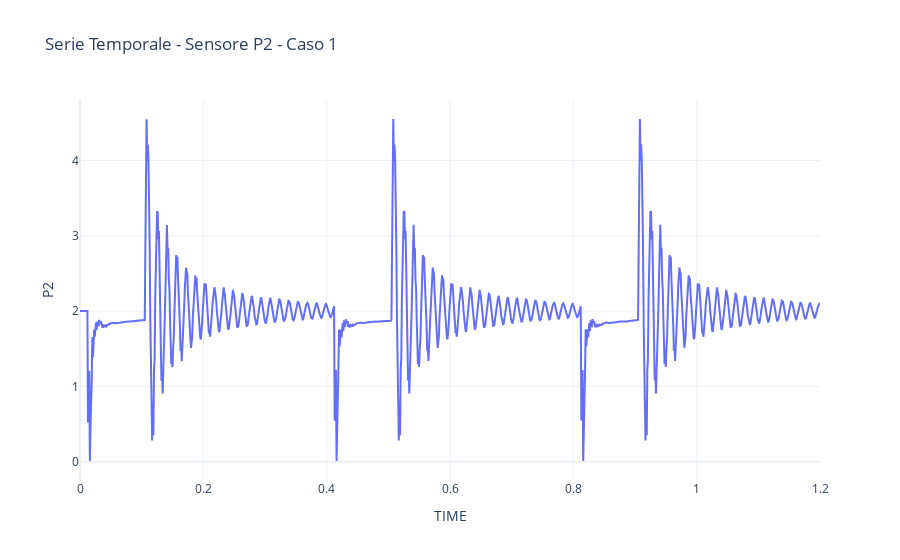

Notebook source saved alongside this figure:
### Markdown cell above
# Visualizzazione per Sensore e Caso

### Code cell
# Selezione di un sensore specifico (scegliamo il primo sensore disponibile)
sensore_selezionato = df_train.columns[2]  # Ignoriamo TIME e Case

# Selezione di un solo caso tra i 178 disponibili
caso_selezionato = 1  # Cambia questo valore per selezionare un altro caso
df_caso = df_train[df_train["Case"] == caso_selezionato]

# Creazione del grafico a linee con Plotly
fig = go.Figure()

fig.add_trace(go.Scatter(
    x=df_caso["TIME"],
    y=df_caso[sensore_selezionato],
    mode='lines',
    name=sensore_selezionato
))

fig.update_layout(
    title=f"Serie Temporale - Sensore {sensore_selezionato} - Caso {caso_selezionato}",
    xaxis_title="TIME",
    yaxis_title=sensore_selezionato,
    template="plotly_white"
)

# Mostra il grafico
fig.show()

### Figure 1 — Plotly figure (JSON) as saved in the notebook; plotly's stock layout.template omitted (floating-point values rounded to 4 significant figures; data arrays with more than 128 entries replaced by an {"elided": "..."} marker saying what was removed)
{"data": [{"mode": "lines", "name": "P2", "type": "scatter", "x": {"elided": "1201 float values"}, "y": {"elided": "1201 float values"}}], "layout": {"title": {"text": "Serie Temporale - Sensore P2 - Caso 1"}, "xaxis": {"title": {"text": "TIME"}}, "yaxis": {"title": {"text": "P2"}}}}
